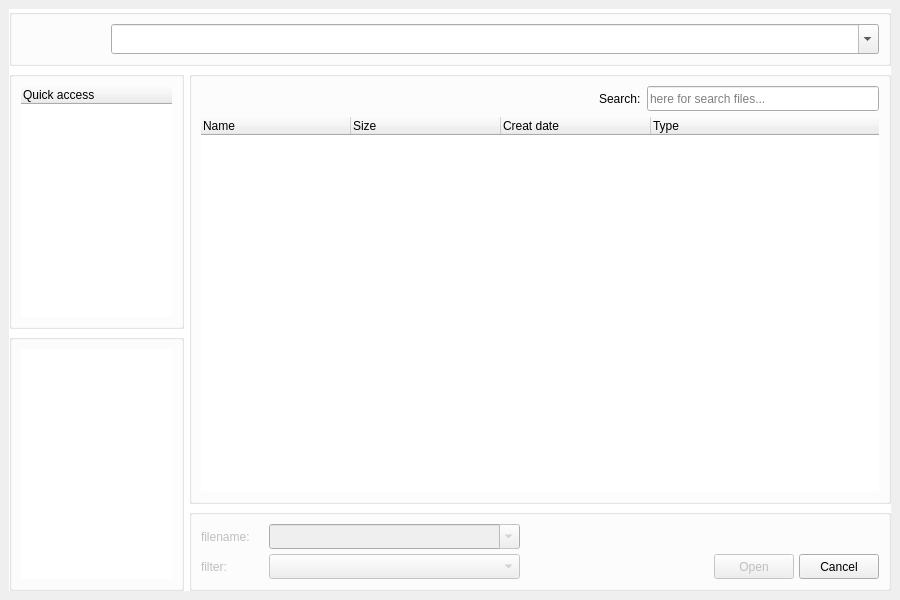
<?xml version="1.0" encoding="UTF-8"?>
<ui version="4.0">
 <class>SuperFileDialogui</class>
 <widget class="QFrame" name="SuperFileDialogui">
  <property name="geometry">
   <rect>
    <x>0</x>
    <y>0</y>
    <width>900</width>
    <height>600</height>
   </rect>
  </property>
  <property name="sizePolicy">
   <sizepolicy hsizetype="Minimum" vsizetype="Minimum">
    <horstretch>0</horstretch>
    <verstretch>0</verstretch>
   </sizepolicy>
  </property>
  <property name="minimumSize">
   <size>
    <width>900</width>
    <height>600</height>
   </size>
  </property>
  <property name="windowTitle">
   <string>Frame</string>
  </property>
  <property name="styleSheet">
   <string notr="true">QWidget#SuperFileBoxColor{background: white}</string>
  </property>
  <layout class="QHBoxLayout" name="horizontalLayout_2">
   <property name="spacing">
    <number>6</number>
   </property>
   <property name="leftMargin">
    <number>9</number>
   </property>
   <property name="topMargin">
    <number>9</number>
   </property>
   <property name="rightMargin">
    <number>9</number>
   </property>
   <property name="bottomMargin">
    <number>9</number>
   </property>
   <item>
    <widget class="QWidget" name="SuperFileBoxColor" native="true">
     <layout class="QGridLayout" name="gridLayout_2" rowstretch="1,99" columnstretch="2,8">
      <property name="leftMargin">
       <number>0</number>
      </property>
      <property name="topMargin">
       <number>0</number>
      </property>
      <property name="rightMargin">
       <number>0</number>
      </property>
      <property name="bottomMargin">
       <number>0</number>
      </property>
      <property name="spacing">
       <number>5</number>
      </property>
      <item row="1" column="0">
       <layout class="QVBoxLayout" name="verticalLayout" stretch="1,1">
        <property name="spacing">
         <number>5</number>
        </property>
        <property name="bottomMargin">
         <number>0</number>
        </property>
        <item>
         <widget class="QGroupBox" name="groupBox_4">
          <property name="title">
           <string/>
          </property>
          <layout class="QVBoxLayout" name="verticalLayout_9">
           <property name="spacing">
            <number>6</number>
           </property>
           <property name="leftMargin">
            <number>9</number>
           </property>
           <property name="topMargin">
            <number>9</number>
           </property>
           <property name="rightMargin">
            <number>9</number>
           </property>
           <property name="bottomMargin">
            <number>9</number>
           </property>
           <item>
            <widget class="QTreeWidget" name="treeWidget">
             <property name="frameShape">
              <enum>QFrame::NoFrame</enum>
             </property>
             <property name="autoScroll">
              <bool>false</bool>
             </property>
             <property name="headerHidden">
              <bool>false</bool>
             </property>
             <column>
              <property name="text">
               <string>Quick access</string>
              </property>
             </column>
            </widget>
           </item>
          </layout>
         </widget>
        </item>
        <item>
         <widget class="QGroupBox" name="groupBox_5">
          <property name="title">
           <string/>
          </property>
          <layout class="QVBoxLayout" name="verticalLayout_10">
           <property name="spacing">
            <number>6</number>
           </property>
           <property name="leftMargin">
            <number>9</number>
           </property>
           <property name="topMargin">
            <number>9</number>
           </property>
           <property name="rightMargin">
            <number>9</number>
           </property>
           <property name="bottomMargin">
            <number>9</number>
           </property>
           <item>
            <widget class="QTreeView" name="treeView">
             <property name="frameShape">
              <enum>QFrame::NoFrame</enum>
             </property>
             <property name="autoScroll">
              <bool>false</bool>
             </property>
             <property name="headerHidden">
              <bool>true</bool>
             </property>
             <attribute name="headerVisible">
              <bool>false</bool>
             </attribute>
             <attribute name="headerStretchLastSection">
              <bool>false</bool>
             </attribute>
            </widget>
           </item>
          </layout>
         </widget>
        </item>
       </layout>
      </item>
      <item row="1" column="1">
       <layout class="QVBoxLayout" name="verticalLayout_3" stretch="99,1">
        <property name="spacing">
         <number>5</number>
        </property>
        <property name="topMargin">
         <number>0</number>
        </property>
        <property name="bottomMargin">
         <number>0</number>
        </property>
        <item>
         <widget class="QGroupBox" name="groupBox">
          <property name="title">
           <string/>
          </property>
          <layout class="QVBoxLayout" name="verticalLayout_6" stretch="1,99">
           <property name="spacing">
            <number>6</number>
           </property>
           <property name="leftMargin">
            <number>9</number>
           </property>
           <property name="topMargin">
            <number>9</number>
           </property>
           <property name="rightMargin">
            <number>9</number>
           </property>
           <property name="bottomMargin">
            <number>9</number>
           </property>
           <item>
            <layout class="QHBoxLayout" name="horizontalLayout_3" stretch="0,0,6,0,4">
             <property name="spacing">
              <number>0</number>
             </property>
             <item>
              <widget class="QPushButton" name="pushButton_5">
               <property name="sizePolicy">
                <sizepolicy hsizetype="Minimum" vsizetype="Minimum">
                 <horstretch>0</horstretch>
                 <verstretch>0</verstretch>
                </sizepolicy>
               </property>
               <property name="minimumSize">
                <size>
                 <width>25</width>
                 <height>25</height>
                </size>
               </property>
               <property name="maximumSize">
                <size>
                 <width>25</width>
                 <height>25</height>
                </size>
               </property>
               <property name="text">
                <string/>
               </property>
               <property name="flat">
                <bool>true</bool>
               </property>
              </widget>
             </item>
             <item>
              <widget class="QPushButton" name="pushButton_7">
               <property name="sizePolicy">
                <sizepolicy hsizetype="Minimum" vsizetype="Minimum">
                 <horstretch>0</horstretch>
                 <verstretch>0</verstretch>
                </sizepolicy>
               </property>
               <property name="minimumSize">
                <size>
                 <width>25</width>
                 <height>25</height>
                </size>
               </property>
               <property name="maximumSize">
                <size>
                 <width>25</width>
                 <height>25</height>
                </size>
               </property>
               <property name="text">
                <string/>
               </property>
               <property name="flat">
                <bool>true</bool>
               </property>
              </widget>
             </item>
             <item>
              <spacer name="horizontalSpacer_2">
               <property name="orientation">
                <enum>Qt::Horizontal</enum>
               </property>
               <property name="sizeHint" stdset="0">
                <size>
                 <width>40</width>
                 <height>20</height>
                </size>
               </property>
              </spacer>
             </item>
             <item>
              <widget class="QLabel" name="label_2">
               <property name="sizePolicy">
                <sizepolicy hsizetype="Minimum" vsizetype="Preferred">
                 <horstretch>0</horstretch>
                 <verstretch>0</verstretch>
                </sizepolicy>
               </property>
               <property name="minimumSize">
                <size>
                 <width>0</width>
                 <height>0</height>
                </size>
               </property>
               <property name="maximumSize">
                <size>
                 <width>16777215</width>
                 <height>16777215</height>
                </size>
               </property>
               <property name="text">
                <string>Search:  </string>
               </property>
               <property name="alignment">
                <set>Qt::AlignLeading|Qt::AlignLeft|Qt::AlignVCenter</set>
               </property>
              </widget>
             </item>
             <item>
              <widget class="QLineEdit" name="lineEdit">
               <property name="minimumSize">
                <size>
                 <width>0</width>
                 <height>25</height>
                </size>
               </property>
               <property name="maximumSize">
                <size>
                 <width>16777215</width>
                 <height>25</height>
                </size>
               </property>
               <property name="placeholderText">
                <string>here for search files...</string>
               </property>
              </widget>
             </item>
            </layout>
           </item>
           <item>
            <widget class="QTableWidget" name="tableWidget">
             <property name="frameShape">
              <enum>QFrame::NoFrame</enum>
             </property>
             <property name="verticalScrollBarPolicy">
              <enum>Qt::ScrollBarAsNeeded</enum>
             </property>
             <property name="horizontalScrollBarPolicy">
              <enum>Qt::ScrollBarAsNeeded</enum>
             </property>
             <property name="sizeAdjustPolicy">
              <enum>QAbstractScrollArea::AdjustToContentsOnFirstShow</enum>
             </property>
             <property name="alternatingRowColors">
              <bool>false</bool>
             </property>
             <property name="verticalScrollMode">
              <enum>QAbstractItemView::ScrollPerPixel</enum>
             </property>
             <property name="horizontalScrollMode">
              <enum>QAbstractItemView::ScrollPerPixel</enum>
             </property>
             <property name="showGrid">
              <bool>false</bool>
             </property>
             <property name="gridStyle">
              <enum>Qt::NoPen</enum>
             </property>
             <attribute name="horizontalHeaderMinimumSectionSize">
              <number>150</number>
             </attribute>
             <attribute name="horizontalHeaderDefaultSectionSize">
              <number>150</number>
             </attribute>
             <attribute name="horizontalHeaderStretchLastSection">
              <bool>true</bool>
             </attribute>
             <attribute name="verticalHeaderVisible">
              <bool>false</bool>
             </attribute>
             <attribute name="verticalHeaderMinimumSectionSize">
              <number>32</number>
             </attribute>
             <attribute name="verticalHeaderDefaultSectionSize">
              <number>32</number>
             </attribute>
             <column>
              <property name="text">
               <string>Name</string>
              </property>
              <property name="textAlignment">
               <set>AlignLeading|AlignVCenter</set>
              </property>
             </column>
             <column>
              <property name="text">
               <string>Size</string>
              </property>
              <property name="textAlignment">
               <set>AlignLeading|AlignVCenter</set>
              </property>
             </column>
             <column>
              <property name="text">
               <string>Creat date</string>
              </property>
              <property name="textAlignment">
               <set>AlignLeading|AlignVCenter</set>
              </property>
             </column>
             <column>
              <property name="text">
               <string>Type</string>
              </property>
              <property name="textAlignment">
               <set>AlignLeading|AlignVCenter</set>
              </property>
             </column>
            </widget>
           </item>
          </layout>
         </widget>
        </item>
        <item>
         <widget class="QGroupBox" name="groupBox_2">
          <property name="title">
           <string/>
          </property>
          <layout class="QGridLayout" name="gridLayout" rowstretch="1,1" columnstretch="1,4,3,1,1">
           <property name="spacing">
            <number>5</number>
           </property>
           <item row="0" column="0">
            <widget class="QLabel" name="label">
             <property name="enabled">
              <bool>false</bool>
             </property>
             <property name="text">
              <string>filename: </string>
             </property>
            </widget>
           </item>
           <item row="0" column="1">
            <widget class="QComboBox" name="comboBox_2">
             <property name="enabled">
              <bool>false</bool>
             </property>
             <property name="sizePolicy">
              <sizepolicy hsizetype="Minimum" vsizetype="Minimum">
               <horstretch>0</horstretch>
               <verstretch>0</verstretch>
              </sizepolicy>
             </property>
             <property name="minimumSize">
              <size>
               <width>80</width>
               <height>25</height>
              </size>
             </property>
             <property name="maximumSize">
              <size>
               <width>16777215</width>
               <height>25</height>
              </size>
             </property>
             <property name="editable">
              <bool>true</bool>
             </property>
            </widget>
           </item>
           <item row="1" column="0">
            <widget class="QLabel" name="label_3">
             <property name="enabled">
              <bool>false</bool>
             </property>
             <property name="text">
              <string>filter: </string>
             </property>
            </widget>
           </item>
           <item row="1" column="1">
            <widget class="QComboBox" name="comboBox_3">
             <property name="enabled">
              <bool>false</bool>
             </property>
             <property name="sizePolicy">
              <sizepolicy hsizetype="Minimum" vsizetype="Minimum">
               <horstretch>0</horstretch>
               <verstretch>0</verstretch>
              </sizepolicy>
             </property>
             <property name="minimumSize">
              <size>
               <width>80</width>
               <height>25</height>
              </size>
             </property>
             <property name="maximumSize">
              <size>
               <width>16777215</width>
               <height>25</height>
              </size>
             </property>
            </widget>
           </item>
           <item row="1" column="3">
            <widget class="QPushButton" name="pushButton_2">
             <property name="enabled">
              <bool>false</bool>
             </property>
             <property name="minimumSize">
              <size>
               <width>0</width>
               <height>25</height>
              </size>
             </property>
             <property name="maximumSize">
              <size>
               <width>16777215</width>
               <height>25</height>
              </size>
             </property>
             <property name="text">
              <string>Open</string>
             </property>
            </widget>
           </item>
           <item row="1" column="4">
            <widget class="QPushButton" name="pushButton_3">
             <property name="minimumSize">
              <size>
               <width>0</width>
               <height>25</height>
              </size>
             </property>
             <property name="maximumSize">
              <size>
               <width>16777215</width>
               <height>25</height>
              </size>
             </property>
             <property name="text">
              <string>Cancel</string>
             </property>
            </widget>
           </item>
           <item row="0" column="2" rowspan="2">
            <spacer name="horizontalSpacer">
             <property name="orientation">
              <enum>Qt::Horizontal</enum>
             </property>
             <property name="sizeHint" stdset="0">
              <size>
               <width>188</width>
               <height>52</height>
              </size>
             </property>
            </spacer>
           </item>
          </layout>
         </widget>
        </item>
       </layout>
      </item>
      <item row="0" column="0" colspan="2">
       <widget class="QGroupBox" name="groupBox_3">
        <property name="title">
         <string/>
        </property>
        <layout class="QHBoxLayout" name="horizontalLayout" stretch="1,1,1,99">
         <property name="spacing">
          <number>0</number>
         </property>
         <item>
          <widget class="QPushButton" name="pushButton_4">
           <property name="sizePolicy">
            <sizepolicy hsizetype="Minimum" vsizetype="Minimum">
             <horstretch>0</horstretch>
             <verstretch>0</verstretch>
            </sizepolicy>
           </property>
           <property name="minimumSize">
            <size>
             <width>30</width>
             <height>30</height>
            </size>
           </property>
           <property name="maximumSize">
            <size>
             <width>16777215</width>
             <height>30</height>
            </size>
           </property>
           <property name="text">
            <string/>
           </property>
           <property name="flat">
            <bool>true</bool>
           </property>
          </widget>
         </item>
         <item>
          <widget class="QPushButton" name="pushButton">
           <property name="sizePolicy">
            <sizepolicy hsizetype="Minimum" vsizetype="Minimum">
             <horstretch>0</horstretch>
             <verstretch>0</verstretch>
            </sizepolicy>
           </property>
           <property name="minimumSize">
            <size>
             <width>30</width>
             <height>30</height>
            </size>
           </property>
           <property name="maximumSize">
            <size>
             <width>16777215</width>
             <height>30</height>
            </size>
           </property>
           <property name="text">
            <string/>
           </property>
           <property name="flat">
            <bool>true</bool>
           </property>
          </widget>
         </item>
         <item>
          <widget class="QPushButton" name="pushButton_6">
           <property name="sizePolicy">
            <sizepolicy hsizetype="Minimum" vsizetype="Minimum">
             <horstretch>0</horstretch>
             <verstretch>0</verstretch>
            </sizepolicy>
           </property>
           <property name="minimumSize">
            <size>
             <width>30</width>
             <height>30</height>
            </size>
           </property>
           <property name="maximumSize">
            <size>
             <width>16777215</width>
             <height>30</height>
            </size>
           </property>
           <property name="text">
            <string/>
           </property>
           <property name="flat">
            <bool>true</bool>
           </property>
          </widget>
         </item>
         <item>
          <widget class="QComboBox" name="comboBox">
           <property name="minimumSize">
            <size>
             <width>80</width>
             <height>30</height>
            </size>
           </property>
           <property name="maximumSize">
            <size>
             <width>16777215</width>
             <height>30</height>
            </size>
           </property>
           <property name="editable">
            <bool>true</bool>
           </property>
           <property name="frame">
            <bool>true</bool>
           </property>
          </widget>
         </item>
        </layout>
       </widget>
      </item>
     </layout>
    </widget>
   </item>
  </layout>
 </widget>
 <resources/>
 <connections/>
</ui>
